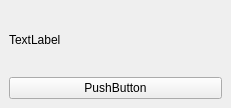
<?xml version="1.0" encoding="UTF-8"?>
<ui version="4.0">
 <class>MainWindow</class>
 <widget class="QMainWindow" name="MainWindow">
  <property name="geometry">
   <rect>
    <x>0</x>
    <y>0</y>
    <width>231</width>
    <height>108</height>
   </rect>
  </property>
  <property name="windowTitle">
   <string>Ramdom</string>
  </property>
  <widget class="QWidget" name="centralWidget">
   <layout class="QVBoxLayout" name="verticalLayout">
    <item>
     <widget class="QLabel" name="label">
      <property name="text">
       <string>TextLabel</string>
      </property>
     </widget>
    </item>
    <item>
     <widget class="QPushButton" name="pushButton">
      <property name="text">
       <string>PushButton</string>
      </property>
      <property name="shortcut">
       <string>Ctrl+D</string>
      </property>
     </widget>
    </item>
   </layout>
  </widget>
 </widget>
 <resources/>
 <connections/>
</ui>
